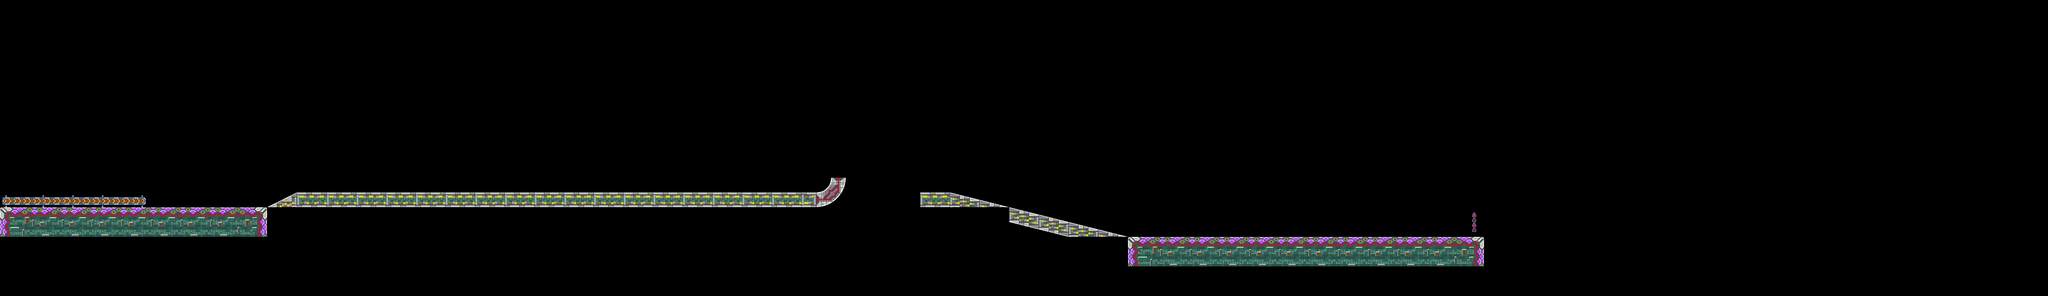

This game map was drawn from its Tiled (.tmx) file and the tilesets committed beside it. A one-line description and the full map source follow:
An orthogonal 69x10 tile map with 96x96 px tiles, 2 tile layers (Tile Layer 1, nonCollideable), 3 tilesets.

<map version="1.10" tiledversion="1.10.2" orientation="orthogonal" renderorder="right-down" width="69" height="10" tilewidth="96" tileheight="96" infinite="0" nextlayerid="4" nextobjectid="2">
 <tileset firstgid="1" source="Route_99_Act_1_Tile_Sheet.tsx" />
 <tileset firstgid="401" source="Cyber_Track_Act_1_Tile_Sheet.tsx" />
 <tileset firstgid="801" source="objects.tsx" />
 <layer id="1" name="Tile Layer 1" width="69" height="10">
  <data encoding="csv">
0,0,0,0,0,0,0,0,0,0,0,0,0,0,0,0,0,0,0,0,0,0,0,0,0,0,0,0,0,0,0,0,0,0,0,0,0,0,0,0,0,0,0,0,0,0,0,0,0,0,0,0,0,0,0,0,0,0,0,0,0,0,0,0,0,0,0,0,0,
0,0,0,0,0,0,0,0,0,0,0,0,0,0,0,0,0,0,0,0,0,0,0,0,0,0,0,0,0,0,0,0,0,0,0,0,0,0,0,0,0,0,0,0,0,0,0,0,0,0,0,0,0,0,0,0,0,0,0,0,0,0,0,0,0,0,0,0,0,
0,0,0,0,0,0,0,0,0,0,0,0,0,0,0,0,0,0,0,0,0,0,0,0,0,0,0,0,0,0,0,0,0,0,0,0,0,0,0,0,0,0,0,0,0,0,0,0,0,0,0,0,0,0,0,0,0,0,0,0,0,0,0,0,0,0,0,0,0,
0,0,0,0,0,0,0,0,0,0,0,0,0,0,0,0,0,0,0,0,0,0,0,0,0,0,0,0,0,0,0,0,0,0,0,0,0,0,0,0,0,0,0,0,0,0,0,0,0,0,0,0,0,0,0,0,0,0,0,0,0,0,0,0,0,0,0,0,0,
0,0,0,0,0,0,0,0,0,0,0,0,0,0,0,0,0,0,0,0,0,0,0,0,0,0,0,0,0,0,0,0,0,0,0,0,0,0,0,0,0,0,0,0,0,0,0,0,0,0,0,0,0,0,0,0,0,0,0,0,0,0,0,0,0,0,0,0,0,
0,0,0,0,0,0,0,0,0,0,0,0,0,0,0,0,0,0,0,0,0,0,0,0,0,0,0,0,0,0,0,0,0,0,0,0,0,0,0,0,0,0,0,0,0,0,0,0,0,0,0,0,0,0,0,0,0,0,0,0,0,0,0,0,0,0,0,0,0,
0,0,0,0,0,0,0,0,0,648,1073742515,1073742515,1073742515,1073742515,1073742515,1073742515,1073742515,1073742515,1073742515,1073742515,1073742515,1073742515,1073742515,1073742515,1073742515,1073742515,1073742515,695,696,0,0,1073742515,687,688,0,0,0,0,0,0,0,0,0,0,0,0,0,0,0,0,0,0,0,0,0,0,0,0,0,0,0,0,0,0,0,0,0,0,0,
402,403,403,403,403,403,403,403,404,0,0,0,0,0,0,0,0,0,0,0,0,0,0,0,0,0,0,0,0,0,0,0,0,0,685,686,687,688,0,0,0,0,0,0,0,0,0,0,0,585,0,0,0,0,0,0,0,0,0,0,0,0,0,0,0,0,0,0,0,
0,0,0,0,0,0,0,0,0,0,0,0,0,0,0,0,0,0,0,0,0,0,0,0,0,0,0,0,0,0,0,0,0,0,0,0,0,0,402,403,403,403,403,403,403,403,403,403,403,404,0,0,0,0,0,0,0,0,0,0,0,0,0,0,0,0,0,0,0,
0,0,0,0,0,0,0,0,0,0,0,0,0,0,0,0,0,0,0,0,0,0,0,0,0,0,0,0,0,0,0,0,0,0,0,0,0,0,0,0,0,0,0,0,0,0,0,0,0,0,0,0,0,0,0,0,0,0,0,0,0,0,0,0,0,0,0,0,0
</data>
 </layer>
 <layer id="2" name="nonCollideable" width="69" height="10">
  <data encoding="csv">
0,0,0,0,0,0,0,0,0,0,0,0,0,0,0,0,0,0,0,0,0,0,0,0,0,0,0,0,0,0,0,0,0,0,0,0,0,0,0,0,0,0,0,0,0,0,0,0,0,0,0,0,0,0,0,0,0,0,0,0,0,0,0,0,0,0,0,0,0,
0,0,0,0,0,0,0,0,0,0,0,0,0,0,0,0,0,0,0,0,0,0,0,0,0,0,0,0,0,0,0,0,0,0,0,0,0,0,0,0,0,0,0,0,0,0,0,0,0,0,0,0,0,0,0,0,0,0,0,0,0,0,0,0,0,0,0,0,0,
0,0,0,0,0,0,0,0,0,0,0,0,0,0,0,0,0,0,0,0,0,0,0,0,0,0,0,0,0,0,0,0,0,0,0,0,0,0,0,0,0,0,0,0,0,0,0,0,0,0,0,0,0,0,0,0,0,0,0,0,0,0,0,0,0,0,0,0,0,
0,0,0,0,0,0,0,0,0,0,0,0,0,0,0,0,0,0,0,0,0,0,0,0,0,0,0,0,0,0,0,0,0,0,0,0,0,0,0,0,0,0,0,0,0,0,0,0,0,0,0,0,0,0,0,0,0,0,0,0,0,0,0,0,0,0,0,0,0,
0,0,0,0,0,0,0,0,0,0,0,0,0,0,0,0,0,0,0,0,0,0,0,0,0,0,0,0,0,0,0,0,0,0,0,0,0,0,0,0,0,0,0,0,0,0,0,0,0,0,0,0,0,0,0,0,0,0,0,0,0,0,0,0,0,0,0,0,0,
0,0,0,0,0,0,0,0,0,0,0,0,0,0,0,0,0,0,0,0,0,0,0,0,0,0,0,0,0,0,0,0,0,0,0,0,0,0,0,0,0,0,0,0,0,0,0,0,0,0,0,0,0,0,0,0,0,0,0,0,0,0,0,0,0,0,0,0,0,
2147483838,2147483837,2147483837,2147483837,2147483836,0,0,0,0,0,0,0,0,0,0,0,0,0,0,0,0,0,0,0,0,0,0,0,0,0,0,0,0,0,0,0,0,0,0,0,0,0,0,0,0,0,0,0,0,0,0,0,0,0,0,0,0,0,0,0,0,0,0,0,0,0,0,0,0,
0,0,0,0,0,0,0,0,0,0,0,0,0,0,0,0,0,0,0,0,0,0,0,0,0,0,0,0,0,0,0,0,0,0,0,0,0,0,0,0,0,0,0,0,0,0,0,0,0,0,0,0,0,0,0,0,0,0,0,0,0,0,0,0,0,0,0,0,0,
0,0,0,0,0,0,0,0,0,0,0,0,0,0,0,0,0,0,0,0,0,0,0,0,0,0,0,0,0,0,0,0,0,0,0,0,0,0,0,0,0,0,0,0,0,0,0,0,0,0,0,0,0,0,0,0,0,0,0,0,0,0,0,0,0,0,0,0,0,
0,0,0,0,0,0,0,0,0,0,0,0,0,0,0,0,0,0,0,0,0,0,0,0,0,0,0,0,0,0,0,0,0,0,0,0,0,0,0,0,0,0,0,0,0,0,0,0,0,0,0,0,0,0,0,0,0,0,0,0,0,0,0,0,0,0,0,0,0
</data>
 </layer>
</map>
